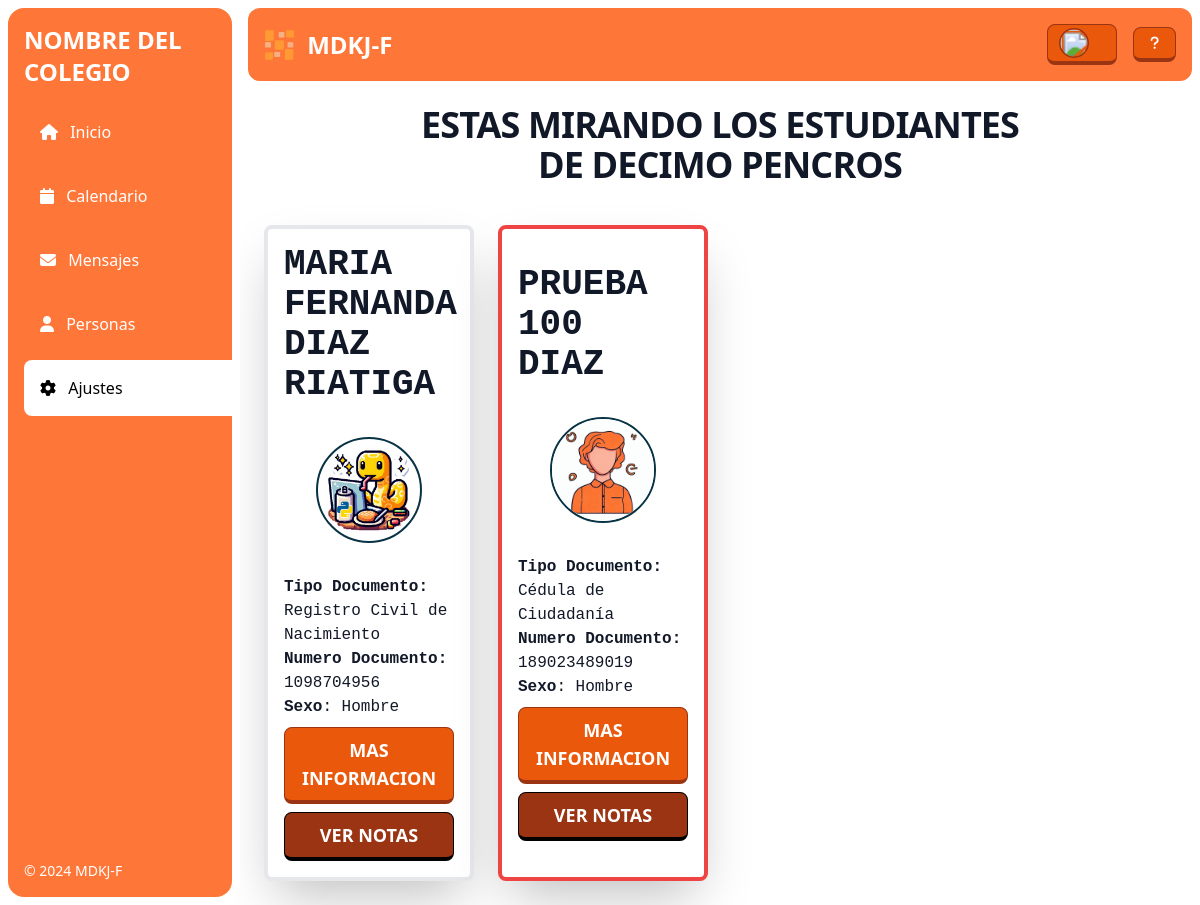
/informacion/grados/mirar/estudiantes/2/, run on an earlier commit of the app's database.
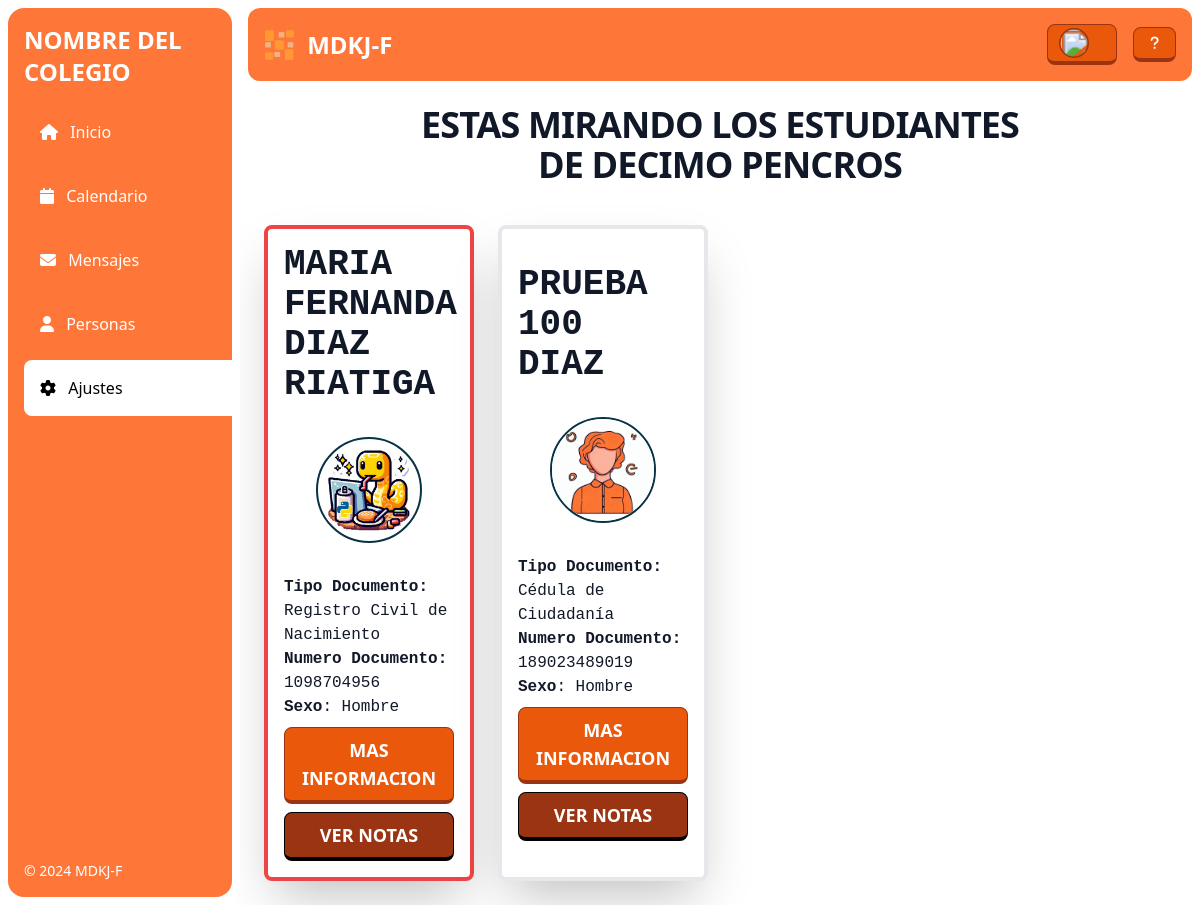
And on a later commit of the database.
### informacion/views.py (the view)
# urls.py: path('grados/mirar/estudiantes/<int:pk>/', VerEstudiantesGrado.as_view(), name='VerEstudiantesGrado'),
class VerEstudiantesGrado(View):
    def get(self, request, pk, *args, **kwargs):
        grado = get_object_or_404(Grado, pk=pk)
        estudiantes = CustomUserAlumno.objects.filter(grado=grado)
        print(grado)
        vista = 'gestor'
        abierto='ajustes'
        form = EditarVerNotasAlumnosForm()
        context = {
            'grado': grado,
            'estudiantes': estudiantes,
            'vista': vista,
            'abierto':abierto,
            'form': form,
        }
        return render(request, 'informacion/grados/ver_estudiantes.html', context)

### informacion/models.py (called while the page is built)
    def __str__(self):
        return self.grado_nom + "(" + self.grado_num + ")"

### templates/informacion/grados/ver_estudiantes.html (shortened to what this page needs)
<head>
</head>
{% extends 'base.html' %}
{% block content %}
{% load static %}
<div class="mx-auto max-w-screen-sm text-center">
    <h2 class="lg:py-2  text-4xl tracking-tight font-bold text-gray-900 mb-8 zoom-4">ESTAS MIRANDO LOS ESTUDIANTES DE {{grado.grado_nom}}</h2>
</div>
<div class="grid gap-6 mb-6 lg:mb-4 md:grid-cols-3 lg:grid-cols-4">
{% for estudiante in estudiantes %}
{% if estudiante.ver_notas %}
<div class="items-center bg-white border-4 border-gray-200 rounded-lg sm:flex p-4 block shadow-2xl hover:scale-105 duration-300 ease-in-out">
{% else %}
<div class="items-center bg-white border-4 border-red-500 rounded-lg sm:flex p-4 block shadow-2xl hover:scale-105 duration-300 ease-in-out">
{% endif %}
    <div class="block w-full">
        <h5 class="font-mono font-bold text-gray-900 text-4xl text-left">{{estudiante.first_name}} {{estudiante.last_name}}</h5>
        <div class="p-8">
            <img class="w-full rounded-full border-2 border-cyan-950" src="{{ estudiante.foto.url }}" alt="Alumno">
        </div>
        <h6 class="font-mono text-gray-900 text-1xl text-left"><b>Tipo Documento:</b> {{estudiante.tipo_documento}}</h6>
        <h6 class="font-mono text-gray-900 text-1xl text-left"><b>Numero Documento:</b> {{estudiante.numero_documento}}</h6>
        <h6 class="font-mono text-gray-900 text-1xl text-left"><b>Sexo</b>: {{estudiante.sexo}}</h6>
        <div class="mt-2 pt-full flex">
            <button class="myButton font-semibold text-white px-2 rounded-lg bg-orange-600 border-l border-r border-t border-4 border-orange-800 hover:scale-105 transition duration-300 ease-in-out focus:border focus:mt-1 w-full py-2 text-center text-lg block" onclick="mostrarVentana('Emergente', '{{estudiante.numero_documento}}')">
                MAS INFORMACION
            </button>
        </div>
        <div class="mt-2 pt-full flex">
            <button class="myButton font-semibold text-white px-2 rounded-lg bg-orange-800 border-l border-r border-t border-4 border-black hover:scale-105 transition duration-300 ease-in-out focus:border focus:mt-1 w-full py-2 text-center text-lg block" onclick="mostrarVentana('Emergente', '{{estudiante.numero_documento}}')">
                VER NOTAS
            </button>
        </div>
    </div>
</div>
{% endfor %}
</div>
<link rel="stylesheet" href="{% static 'css/ventanas/ventana_emergente_boton.css' %}">
{% endblock content %}

What changed in the data, as far as the page shows it:
changed CustomUserAlumno "MARIA FERNANDA": ver_notas True → False (drawn)
changed CustomUserAlumno "PRUEBA 100": ver_notas False → True (drawn)
